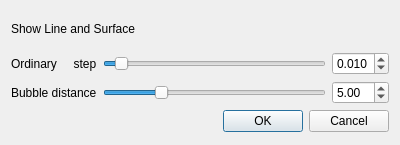
<?xml version="1.0" encoding="UTF-8"?>
<ui version="4.0">
 <class>PmDialog</class>
 <widget class="QDialog" name="PmDialog">
  <property name="geometry">
   <rect>
    <x>0</x>
    <y>0</y>
    <width>400</width>
    <height>145</height>
   </rect>
  </property>
  <property name="sizePolicy">
   <sizepolicy hsizetype="Minimum" vsizetype="Minimum">
    <horstretch>0</horstretch>
    <verstretch>0</verstretch>
   </sizepolicy>
  </property>
  <property name="minimumSize">
   <size>
    <width>0</width>
    <height>0</height>
   </size>
  </property>
  <property name="maximumSize">
   <size>
    <width>400</width>
    <height>145</height>
   </size>
  </property>
  <property name="windowTitle">
   <string>Curve And Surface Parameter</string>
  </property>
  <layout class="QVBoxLayout" name="verticalLayout">
   <item>
    <widget class="QLabel" name="label">
     <property name="maximumSize">
      <size>
       <width>380</width>
       <height>35</height>
      </size>
     </property>
     <property name="text">
      <string>Show Line and Surface</string>
     </property>
    </widget>
   </item>
   <item>
    <layout class="QHBoxLayout" name="horizontalLayout">
     <item>
      <widget class="QLabel" name="label_2">
       <property name="text">
        <string>Ordinary     step</string>
       </property>
      </widget>
     </item>
     <item>
      <widget class="QSlider" name="horizontalSlider_oline">
       <property name="minimum">
        <number>5</number>
       </property>
       <property name="maximum">
        <number>100</number>
       </property>
       <property name="value">
        <number>10</number>
       </property>
       <property name="orientation">
        <enum>Qt::Horizontal</enum>
       </property>
      </widget>
     </item>
     <item>
      <widget class="QDoubleSpinBox" name="doubleSpinBox_oline">
       <property name="decimals">
        <number>3</number>
       </property>
       <property name="minimum">
        <double>0.005000000000000</double>
       </property>
       <property name="maximum">
        <double>0.100000000000000</double>
       </property>
       <property name="singleStep">
        <double>0.001000000000000</double>
       </property>
       <property name="value">
        <double>0.010000000000000</double>
       </property>
      </widget>
     </item>
    </layout>
   </item>
   <item>
    <layout class="QHBoxLayout" name="horizontalLayout_2">
     <item>
      <widget class="QLabel" name="label_3">
       <property name="text">
        <string>Bubble distance</string>
       </property>
      </widget>
     </item>
     <item>
      <widget class="QSlider" name="horizontalSlider_bbline">
       <property name="minimum">
        <number>10</number>
       </property>
       <property name="maximum">
        <number>2000</number>
       </property>
       <property name="value">
        <number>500</number>
       </property>
       <property name="orientation">
        <enum>Qt::Horizontal</enum>
       </property>
      </widget>
     </item>
     <item>
      <widget class="QDoubleSpinBox" name="doubleSpinBox_bbline">
       <property name="decimals">
        <number>2</number>
       </property>
       <property name="minimum">
        <double>0.100000000000000</double>
       </property>
       <property name="maximum">
        <double>20.000000000000000</double>
       </property>
       <property name="singleStep">
        <double>0.100000000000000</double>
       </property>
       <property name="value">
        <double>5.000000000000000</double>
       </property>
      </widget>
     </item>
    </layout>
   </item>
   <item>
    <widget class="QDialogButtonBox" name="buttonBox">
     <property name="orientation">
      <enum>Qt::Horizontal</enum>
     </property>
     <property name="standardButtons">
      <set>QDialogButtonBox::Cancel|QDialogButtonBox::Ok</set>
     </property>
    </widget>
   </item>
  </layout>
 </widget>
 <resources/>
 <connections>
  <connection>
   <sender>buttonBox</sender>
   <signal>accepted()</signal>
   <receiver>PmDialog</receiver>
   <slot>accept()</slot>
   <hints>
    <hint type="sourcelabel">
     <x>248</x>
     <y>254</y>
    </hint>
    <hint type="destinationlabel">
     <x>157</x>
     <y>274</y>
    </hint>
   </hints>
  </connection>
  <connection>
   <sender>buttonBox</sender>
   <signal>rejected()</signal>
   <receiver>PmDialog</receiver>
   <slot>reject()</slot>
   <hints>
    <hint type="sourcelabel">
     <x>316</x>
     <y>260</y>
    </hint>
    <hint type="destinationlabel">
     <x>286</x>
     <y>274</y>
    </hint>
   </hints>
  </connection>
 </connections>
</ui>
